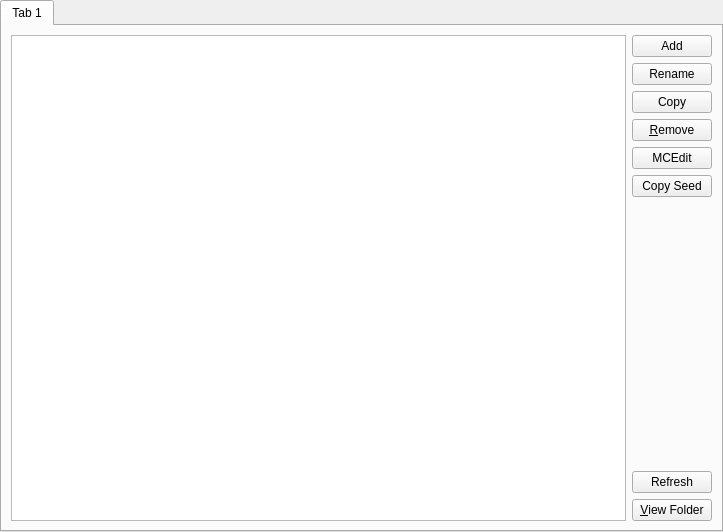
<?xml version="1.0" encoding="UTF-8"?>
<ui version="4.0">
 <class>POC</class>
 <widget class="QWidget" name="POC">
  <property name="geometry">
   <rect>
    <x>0</x>
    <y>0</y>
    <width>723</width>
    <height>532</height>
   </rect>
  </property>
  <layout class="QVBoxLayout" name="verticalLayout">
   <property name="leftMargin">
    <number>0</number>
   </property>
   <property name="topMargin">
    <number>0</number>
   </property>
   <property name="rightMargin">
    <number>0</number>
   </property>
   <property name="bottomMargin">
    <number>0</number>
   </property>
   <item>
    <widget class="QTabWidget" name="tabWidget">
     <property name="currentIndex">
      <number>0</number>
     </property>
     <widget class="QWidget" name="tab">
      <attribute name="title">
       <string notr="true">Tab 1</string>
      </attribute>
      <layout class="QGridLayout" name="gridLayout">
       <item row="0" column="2">
        <layout class="QVBoxLayout" name="verticalLayout_2">
         <item>
          <widget class="QPushButton" name="addBtn">
           <property name="text">
            <string>Add</string>
           </property>
          </widget>
         </item>
         <item>
          <widget class="QPushButton" name="renameBtn">
           <property name="text">
            <string>Rename</string>
           </property>
          </widget>
         </item>
         <item>
          <widget class="QPushButton" name="copyBtn">
           <property name="text">
            <string>Copy</string>
           </property>
          </widget>
         </item>
         <item>
          <widget class="QPushButton" name="rmWorldBtn">
           <property name="text">
            <string>&amp;Remove</string>
           </property>
          </widget>
         </item>
         <item>
          <widget class="QPushButton" name="mcEditBtn">
           <property name="text">
            <string notr="true">MCEdit</string>
           </property>
          </widget>
         </item>
         <item>
          <widget class="QPushButton" name="copySeedBtn">
           <property name="text">
            <string>Copy Seed</string>
           </property>
          </widget>
         </item>
         <item>
          <spacer name="verticalSpacer">
           <property name="orientation">
            <enum>Qt::Vertical</enum>
           </property>
           <property name="sizeHint" stdset="0">
            <size>
             <width>20</width>
             <height>40</height>
            </size>
           </property>
          </spacer>
         </item>
         <item>
          <widget class="QPushButton" name="refreshBtn">
           <property name="text">
            <string>Refresh</string>
           </property>
          </widget>
         </item>
         <item>
          <widget class="QPushButton" name="viewFolderBtn">
           <property name="text">
            <string>&amp;View Folder</string>
           </property>
          </widget>
         </item>
        </layout>
       </item>
       <item row="0" column="1">
        <widget class="QTreeView" name="worldTreeView">
         <property name="sizePolicy">
          <sizepolicy hsizetype="Expanding" vsizetype="Expanding">
           <horstretch>0</horstretch>
           <verstretch>0</verstretch>
          </sizepolicy>
         </property>
         <property name="acceptDrops">
          <bool>true</bool>
         </property>
         <property name="dragDropMode">
          <enum>QAbstractItemView::DragDrop</enum>
         </property>
         <property name="sortingEnabled">
          <bool>true</bool>
         </property>
         <property name="allColumnsShowFocus">
          <bool>true</bool>
         </property>
         <attribute name="headerStretchLastSection">
          <bool>false</bool>
         </attribute>
        </widget>
       </item>
      </layout>
     </widget>
    </widget>
   </item>
  </layout>
 </widget>
 <tabstops>
  <tabstop>tabWidget</tabstop>
  <tabstop>worldTreeView</tabstop>
  <tabstop>addBtn</tabstop>
  <tabstop>renameBtn</tabstop>
  <tabstop>copyBtn</tabstop>
  <tabstop>rmWorldBtn</tabstop>
  <tabstop>mcEditBtn</tabstop>
  <tabstop>copySeedBtn</tabstop>
  <tabstop>refreshBtn</tabstop>
  <tabstop>viewFolderBtn</tabstop>
 </tabstops>
 <resources/>
 <connections/>
</ui>
